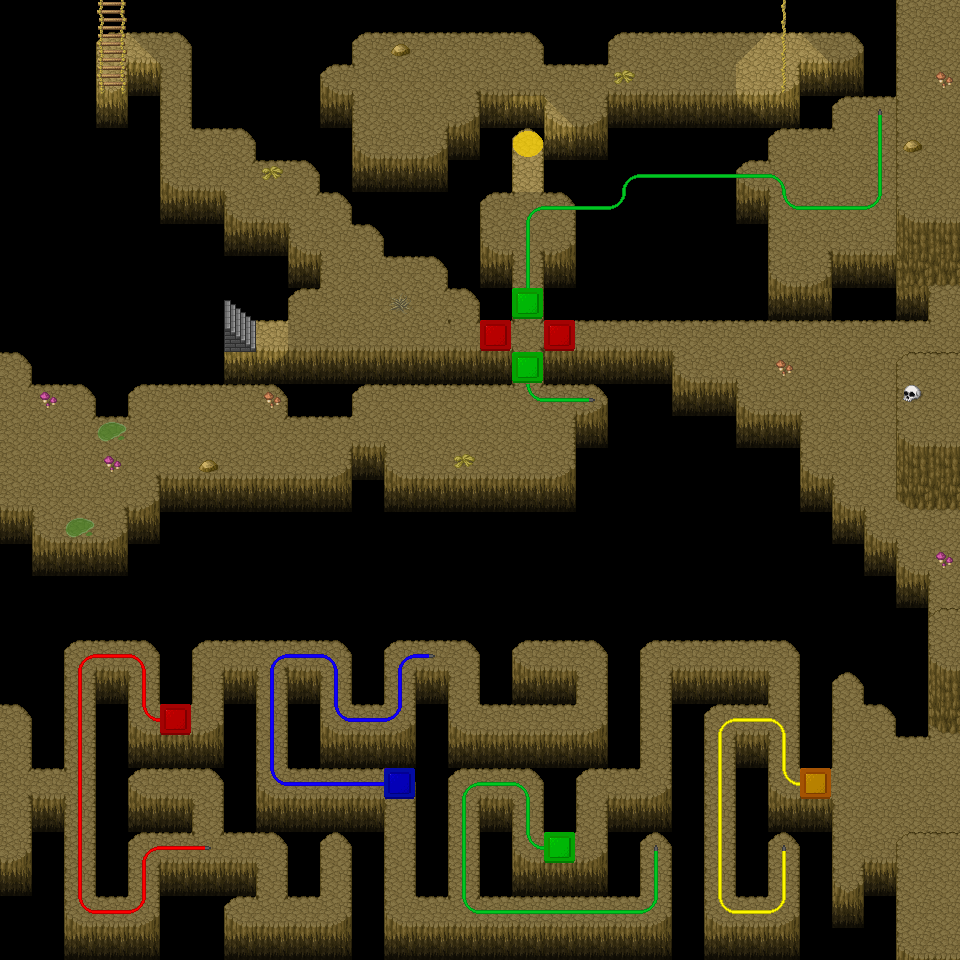

Rendered tile map (Tiled .tmx) drawn with the repository's tilesets; below, a short description and the map source with its tile grids summarised:
An orthogonal 30x30 tile map with 32x32 px tiles, 8 tile layers (Below, Below(2), Ground, Cliffs, ...), 7 tilesets and 130 objects (81x wall, 13x door, 9x Opposite, 9x Teleport, 5x Lever, ...).

<map version="1.4" tiledversion="1.4.2" orientation="orthogonal" renderorder="right-down" width="30" height="30" tilewidth="32" tileheight="32" infinite="0" nextlayerid="10" nextobjectid="152">
 <properties>
  <property name="music" value="Caveworld.mp3" />
 </properties>
 <tileset firstgid="1" source="Base.tsx" />
 <tileset firstgid="1065" source="Shadows.tsx" />
 <tileset firstgid="1083" source="Pit.tsx" />
 <tileset firstgid="1087" source="exit.tsx" />
 <tileset firstgid="1088" source="Wires.tsx" />
 <tileset firstgid="1130" source="Levers.tsx" />
 <tileset firstgid="1132" source="Door.tsx" />
 <layer id="4" name="Below" width="30" height="30">
  <data>[900 cells, 139 non-empty, 2 distinct tile ids]</data>
 </layer>
 <layer id="5" name="Below(2)" width="30" height="30">
  <data>[900 cells, 129 non-empty, 3 distinct tile ids]</data>
 </layer>
 <layer id="1" name="Ground" width="30" height="30">
  <data>[900 cells, 891 non-empty, 33 distinct tile ids]</data>
 </layer>
 <layer id="2" name="Cliffs" width="30" height="30">
  <data>[900 cells, 32 non-empty, 10 distinct tile ids]</data>
 </layer>
 <layer id="3" name="Shadows" width="30" height="30">
  <properties>
   <property name="top" type="object" value="0" />
  </properties>
  <data>[900 cells, 880 non-empty, 11 distinct tile ids]</data>
 </layer>
 <layer id="8" name="Shadows(2)" width="30" height="30">
  <properties>
   <property name="top" type="object" value="0" />
  </properties>
  <data>[900 cells, 9 non-empty, 2 distinct tile ids]</data>
 </layer>
 <layer id="6" name="Decor" width="30" height="30">
  <data>[900 cells, 117 non-empty, 43 distinct tile ids]</data>
 </layer>
 <layer id="9" name="Decor(top)" width="30" height="30">
  <properties>
   <property name="top" type="object" value="0" />
  </properties>
  <data>[900 cells, 6 non-empty, 4 distinct tile ids]</data>
 </layer>
 <objectgroup id="7" name="Objects">
  <object id="1" name="wall" x="544" y="256" width="224" height="64" />
  <object id="2" name="wall" x="768" y="288" width="160" height="32" />
  <object id="3" name="wall" x="832" y="256" width="64" height="32" />
  <object id="4" name="wall" x="896" y="0" width="64" height="280" />
  <object id="5" name="wall" x="896" y="352" width="64" height="144" />
  <object id="6" name="wall" x="576" y="224" width="192" height="32" />
  <object id="7" name="wall" x="640" y="192" width="128" height="32" />
  <object id="8" name="wall" x="544" y="128" width="64" height="64" />
  <object id="9" name="wall" x="608" y="128" width="160" height="32" />
  <object id="10" name="wall" x="608" y="96" width="96" height="32" />
  <object id="11" name="wall" x="736" y="96" width="96" height="32" />
  <object id="12" name="wall" x="800" y="64" width="96" height="32" />
  <object id="13" name="wall" x="864" y="32" width="32" height="32" />
  <object id="14" name="wall" x="0" y="0" width="896" height="32" />
  <object id="15" name="wall" x="544" y="32" width="64" height="32" />
  <object id="16" name="wall" x="480" y="96" width="64" height="32" />
  <object id="17" name="wall" x="480" y="128" width="32" height="64" />
  <object id="18" name="wall" x="448" y="128" width="32" height="160" />
  <object id="19" name="wall" x="480" y="256" width="32" height="64" />
  <object id="20" name="wall" x="384" y="160" width="64" height="96" />
  <object id="22" name="wall" x="352" y="160" width="32" height="64" />
  <object id="23" name="wall" x="320" y="96" width="32" height="96" />
  <object id="24" name="wall" x="248" y="32" width="72" height="128" />
  <object id="25" name="wall" x="320" y="32" width="32" height="32" />
  <object id="26" name="wall" x="192" y="32" width="56" height="96" />
  <object id="27" name="wall" x="0" y="32" width="96" height="320" />
  <object id="28" name="wall" x="96" y="96" width="32" height="320" />
  <object id="29" name="wall" x="32" y="352" width="480" height="32" />
  <object id="30" name="wall" x="288" y="384" width="64" height="32" />
  <object id="31" name="wall" x="128" y="192" width="96" height="160" />
  <object id="32" name="wall" x="128" y="64" width="32" height="128" />
  <object id="33" name="wall" x="224" y="224" width="64" height="96" />
  <object id="34" name="wall" x="288" y="256" width="32" height="32" />
  <object id="35" name="wall" x="544" y="352" width="128" height="32" />
  <object id="36" name="wall" x="608" y="384" width="128" height="256" />
  <object id="37" name="wall" x="736" y="416" width="64" height="224" />
  <object id="38" name="wall" x="800" y="480" width="32" height="288" />
  <object id="39" name="wall" x="832" y="512" width="32" height="160" />
  <object id="40" name="wall" x="864" y="544" width="32" height="160" />
  <object id="41" name="wall" x="896" y="576" width="32" height="160" />
  <object id="42" name="wall" x="928" y="608" width="32" height="120" />
  <object id="43" name="wall" x="576" y="416" width="32" height="224" />
  <object id="44" name="wall" x="160" y="480" width="416" height="160" />
  <object id="45" name="wall" x="352" y="448" width="32" height="32" />
  <object id="46" name="wall" x="128" y="512" width="32" height="128" />
  <object id="47" name="wall" x="0" y="544" width="128" height="96" />
  <object id="48" name="wall" x="0" y="512" width="32" height="32" />
  <object id="49" name="wall" x="0" y="640" width="64" height="64" />
  <object id="50" name="wall" x="32" y="704" width="32" height="64" />
  <object id="51" name="wall" x="160" y="640" width="32" height="64" />
  <object id="52" name="wall" x="352" y="640" width="32" height="64" />
  <object id="53" name="wall" x="480" y="640" width="32" height="64" />
  <object id="54" name="wall" x="512" y="672" width="64" height="32" />
  <object id="55" name="wall" x="608" y="640" width="32" height="128" />
  <object id="56" name="wall" x="864" y="864" width="96" height="96" />
  <object id="57" name="wall" x="896" y="832" width="64" height="32" />
  <object id="58" name="wall" x="0" y="864" width="64" height="96" />
  <object id="59" name="wall" x="32" y="800" width="32" height="64" />
  <object id="60" name="wall" x="64" y="928" width="800" height="32" />
  <object id="61" name="wall" x="672" y="672" width="32" height="256" />
  <object id="62" name="wall" x="704" y="672" width="64" height="32" />
  <object id="63" name="wall" x="736" y="736" width="32" height="160" />
  <object id="64" name="wall" x="768" y="800" width="64" height="32" />
  <object id="65" name="wall" x="800" y="832" width="32" height="96" />
  <object id="66" name="wall" x="96" y="672" width="32" height="224" />
  <object id="67" name="wall" x="128" y="800" width="64" height="32" />
  <object id="68" name="wall" x="128" y="736" width="96" height="32" />
  <object id="69" name="wall" x="224" y="672" width="32" height="160" />
  <object id="70" name="wall" x="256" y="800" width="128" height="32" />
  <object id="71" name="wall" x="352" y="832" width="32" height="96" />
  <object id="72" name="wall" x="160" y="864" width="64" height="64" />
  <object id="73" name="wall" x="224" y="864" width="32" height="32" />
  <object id="74" name="wall" x="288" y="832" width="32" height="64" />
  <object id="75" name="wall" x="416" y="672" width="32" height="224" />
  <object id="76" name="wall" x="288" y="672" width="32" height="96" />
  <object id="77" name="wall" x="320" y="736" width="288" height="32" />
  <object id="78" name="wall" x="544" y="768" width="32" height="64" />
  <object id="79" name="wall" x="480" y="800" width="32" height="64" />
  <object id="80" name="wall" x="480" y="864" width="160" height="32" />
  <object id="81" name="wall" x="608" y="800" width="32" height="64" />
  <object id="82" name="wall" x="640" y="800" width="32" height="32" />
  </objectgroup>
</map>
<!-- 49 of 130 objects omitted -->
